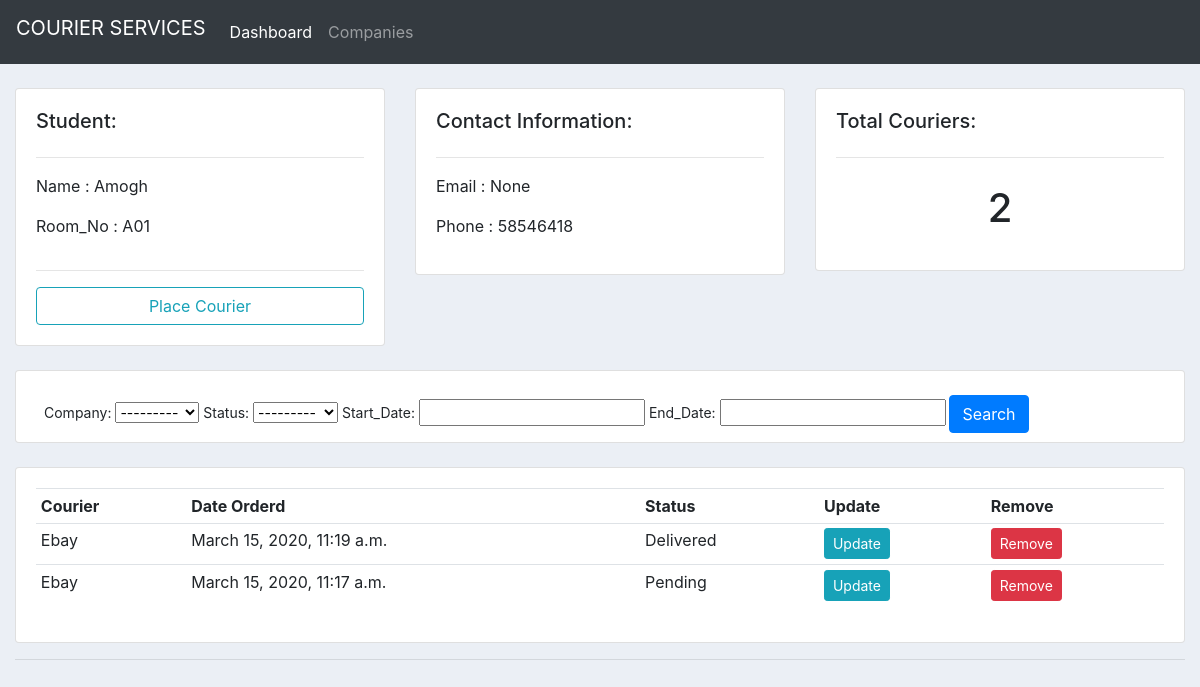
The page /student/2/ on the database its author committed.
### courier/models.py (models this page shows, shortened)
class Student(models.Model):
    enrollment_no= models.IntegerField(null=True)
    name= models.CharField(max_length=200,null=True)
    room_no= models.CharField(max_length=10,null=True)
    phone= models.IntegerField(null=True)
    email= models.CharField(max_length=200,null=True)
    date_created= models.DateTimeField(auto_now_add=True,null=True)

class Order(models.Model):
    STATUS=(
        ('Pending','Pending'),
        ('Delivered','Delivered'),
    )
    student = models.ForeignKey(Student,null=True,on_delete= models.SET_NULL)
    company = models.ForeignKey(Company,null=True,on_delete= models.SET_NULL)
    date_created = models.DateTimeField(auto_now_add=True, null=True)
    status = models.CharField(max_length=200,null=True,choices=STATUS)

class Company(models.Model):
    name= models.CharField(max_length=200,null=True)
    description= models.CharField(max_length=200,null=True,blank=True)
    date_created= models.DateTimeField(auto_now_add=True,null=True)
    def __str__(self):
        return self.name

### courier/views.py (the view)
# urls.py: path('student/<str:pk_test>/',views.student,name="student"),
def student(request,pk_test):
    student= Student.objects.get(id=pk_test)
    orders=student.order_set.all().order_by('-date_created')
    total_order=orders.count()
    myFilter=OrderFilter(request.GET,queryset=orders)
    orders=myFilter.qs
    context={'student':student,'orders':orders,'total_order':total_order,'myFilter':myFilter}
    return render(request,'courier/student.html',context)

### courier/templates/courier/student.html
{%  extends 'courier/main.html' %}
{% block content %}
	<br>
<div class="row">
	<div class="col-md">
		<div class="card card-body">
			<h5>Student:</h5>
			<hr>
            <p>Name :   {{ student.name }}</p>
            <p>Room_No :   {{ student.room_no }}</p>
            <hr>
			<a class="btn btn-outline-info  " href="{% url 'create_courier' student.id %}">Place Courier</a>
		</div>
	</div>
	<div class="col-md">
		<div class="card card-body">
			<h5>Contact Information:</h5>
			<hr>
			<p>Email :  {{ student.email }} </p>
			<p>Phone :  {{ student.phone }} </p>
		</div>
	</div>
	<div class="col-md">
		<div class="card card-body">
			<h5>Total Couriers:</h5>
			<hr>
			<h1 style="text-align: center;padding: 10px">{{ total_order }}</h1>
		</div>
	</div>
</div>
<br>
<div class="row">
	<div class="col">
		<div class="card card-body">
			<form class="form-control-sm" method="get">
                <label>Company: </label>
                {{ myFilter.form.company }}
                <label>Status: </label>
                {{ myFilter.form.status }}
                <label>Start_Date: </label>
                {{ myFilter.form.start_date }}
                <label>End_Date: </label>
                {{ myFilter.form.end_date }}
		    <button class="btn btn-primary" type="submit">Search</button>
		  </form>
		</div>
	</div>
</div>
<br>
<div class="row">
	<div class="col-md">
		<div class="card card-body">
			<table class="table table-sm">
				<tr>
					<th>Courier</th>
					<th>Date Orderd</th>
					<th>Status</th>
					<th>Update</th>
					<th>Remove</th>
				</tr>
                {% for order in orders %}
                    <tr>
                    <td>{{ order.company }}</td>
                    <td>{{ order.date_created }}</td>
                    <td>{{ order.status }}</td>
                    <td><a class="btn btn-sm btn-info" href="{% url 'update_courier' order.id %}">Update</a></td>
                    <td><a class="btn btn-sm btn-danger" href="{% url 'remove_courier' order.id %}">Remove</a></td>
                    </tr>
                {% endfor %}
			</table>
		</div>
	</div>
</div>
{% endblock %}

### static/css/main.css (style rules this page uses)
body { background-color: #ebeff5; }

### rows shown on the page
Student: name "Amogh", room_no "A01", email "None", phone "58546418"
Order: company "Ebay", date_created "March 15, 2020, 11:19 a.m.", status "Delivered"
Order: company "Ebay", date_created "March 15, 2020, 11:17 a.m.", status "Pending"

### other values the page prints
{{ total_order }} "2"
